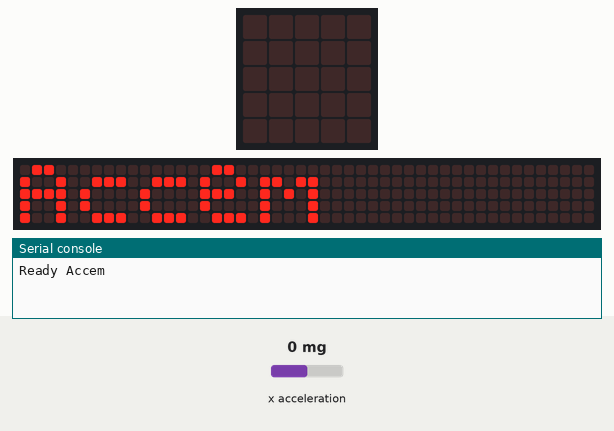
Simulated run of this program. Board: BBC micro:bit running MicroPython. Parts: the board's 5×5 LED display, a strip that is not on the board, showing the scrolling text unrolled, the last lines printed to the serial console. The test bench sets the inputs (shaded band); at power-on: x acceleration 0 mg. No radio messages arrive unless stated (any console line starting 'radio sent:' is added by the test bench); the 48×5 strip is a reading aid, not a part: it shows the text the display is scrolling, unrolled, one strip-width of it at a time.

Above: at 4.4 s.
5.8 s: x acceleration set to 750 mg
At 5.87 s:
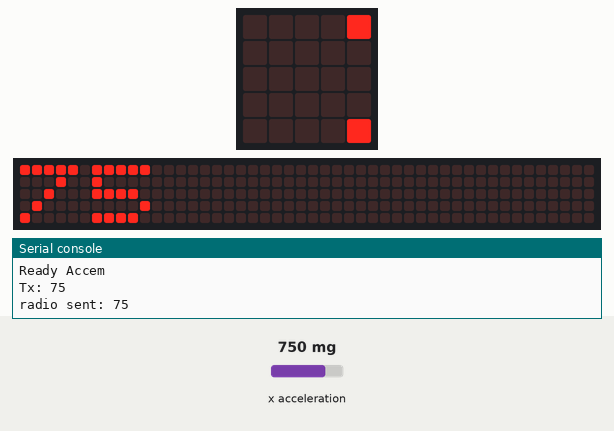
7.7 s: x acceleration set to -1440 mg
At 9.27 s:
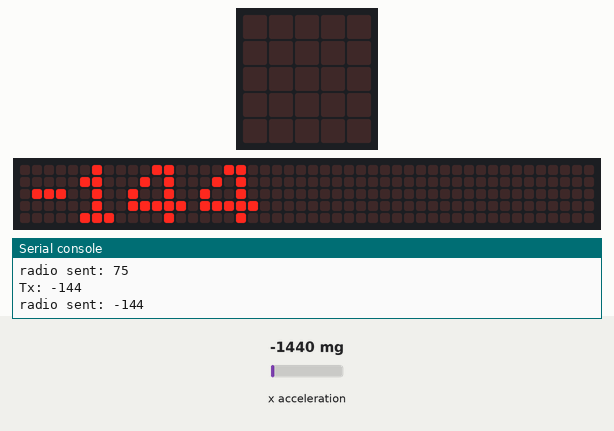
At 14.0 s:
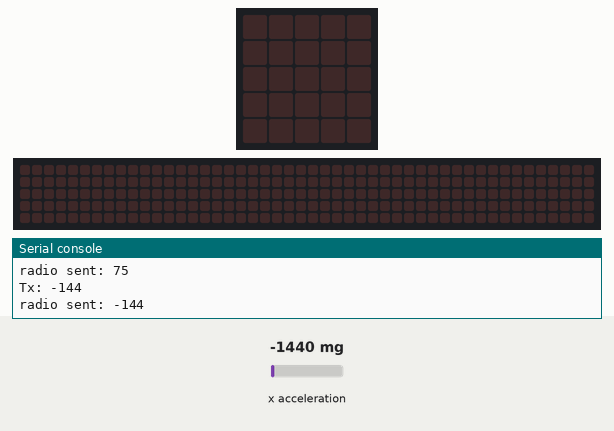

Measured:
- after the input at 5.8 s, the display: changes at once (image 1)

The program:

example03_accem.py
```python
import radio
from microbit import *

radio.on()
print('Ready Accem')
display.scroll('Accem')
val = 0
while True:
	val_prev = val
	val = accelerometer.get_x()
	val = round(val / 10)
	if abs(val - val_prev) >= 3:
		tx = str(val)
		print('Tx:',tx)
		radio.send(tx)
		display.scroll(tx)
		sleep(1000)
```
